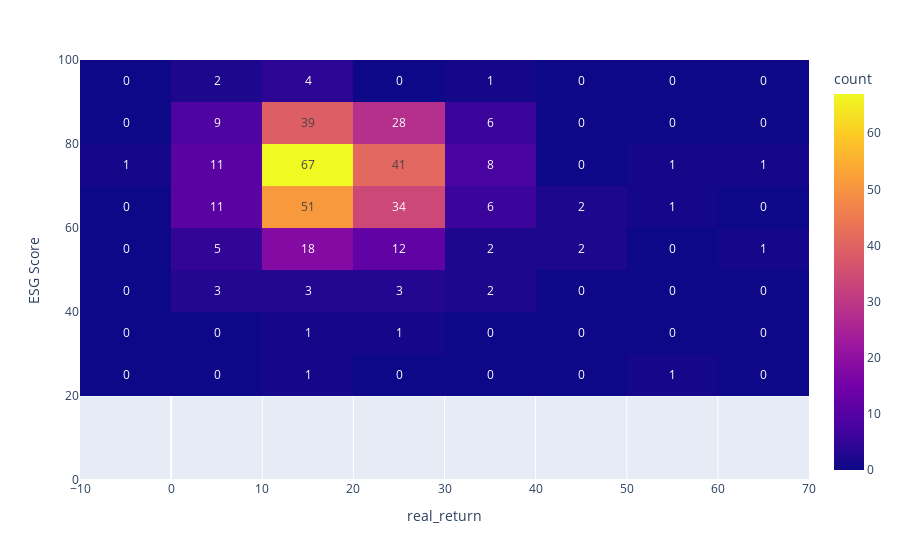

Here is the notebook cell this chart was saved with:
### Code cell
import plotly.express as px
#plt.figsize((9,6))
fig = px.density_heatmap(df_trans, x='real_return',y='ESG', text_auto=True, nbinsx=8, nbinsy=10, range_x=[-10,70], range_y=[0,100],labels ={'returns':'Expected Return','ESG':'ESG Score'})
fig.show()

### Figure 1 — Plotly figure (JSON) as saved in the notebook; plotly's stock layout.template omitted (floating-point values rounded to 4 significant figures; data arrays with more than 128 entries replaced by an {"elided": "..."} marker saying what was removed)
{"data": [{"coloraxis": "coloraxis", "hovertemplate": "real_return=%{x}<br>ESG Score=%{y}<br>count=%{z}<extra></extra>", "name": "", "nbinsx": 8, "nbinsy": 10, "texttemplate": "%{z}", "type": "histogram2d", "x": {"elided": "379 float values"}, "xaxis": "x", "xbingroup": "x", "y": {"elided": "379 float values"}, "yaxis": "y", "ybingroup": "y"}], "layout": {"autosize": true, "coloraxis": {"colorbar": {"title": {"text": "count"}}, "colorscale": [[0, "#0d0887"], [0.1111, "#46039f"], [0.2222, "#7201a8"], [0.3333, "#9c179e"], [0.4444, "#bd3786"], [0.5556, "#d8576b"], [0.6667, "#ed7953"], [0.7778, "#fb9f3a"], [0.8889, "#fdca26"], [1, "#f0f921"]]}, "legend": {"tracegroupgap": 0}, "margin": {"t": 60}, "xaxis": {"anchor": "y", "domain": [0, 1], "range": [-10, 70], "title": {"text": "real_return"}, "type": "linear"}, "yaxis": {"anchor": "x", "domain": [0, 1], "range": [0, 100], "title": {"text": "ESG Score"}, "type": "linear"}}}
